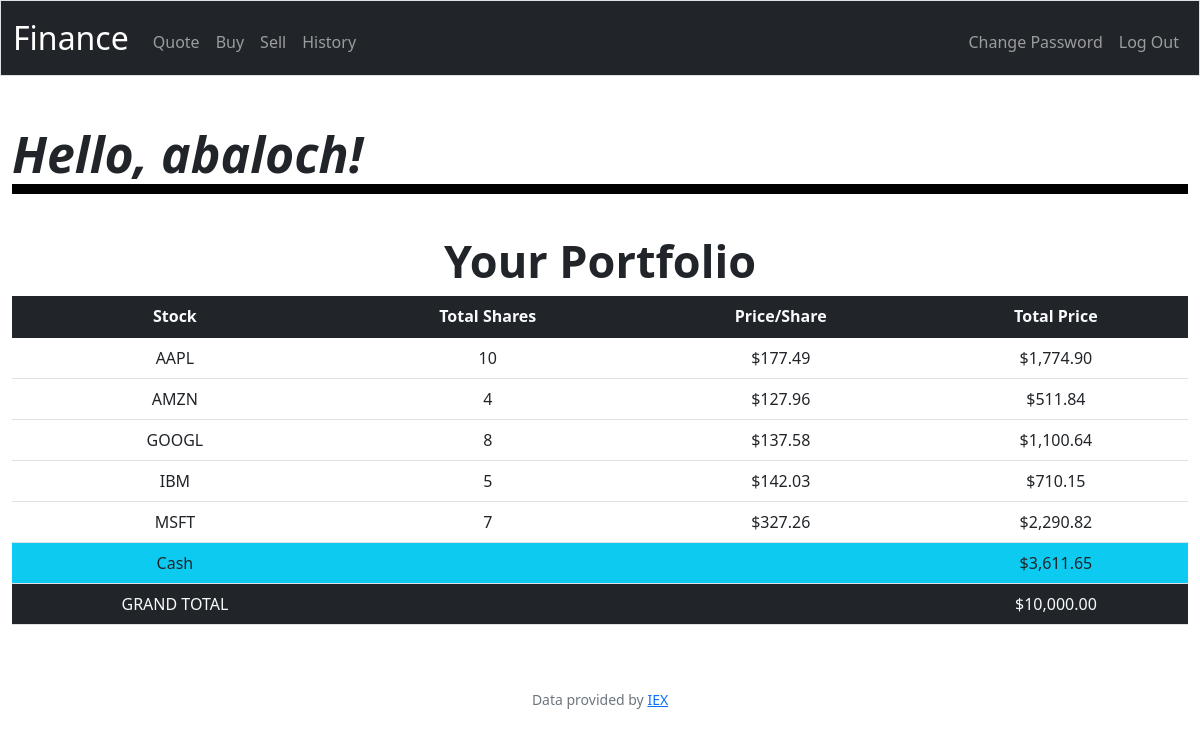
/ (signed in), run on the app's committed database.
### tables this page shows
CREATE TABLE users (id INTEGER PRIMARY KEY AUTOINCREMENT NOT NULL, username TEXT NOT NULL, hash TEXT NOT NULL, cash NUMERIC NOT NULL DEFAULT 10000.00);

CREATE TABLE transactions (id INTEGER PRIMARY KEY AUTOINCREMENT, user_id INTEGER, symbol TEXT, shares INTEGER, price FLOAT, date TIMESTAMP);

### app.py (the view)
@app.route("/")
@login_required
def index():
    user_id = session["user_id"]
    stock_details = db.execute(
        "SELECT symbol, SUM(shares) AS shares, price FROM transactions WHERE user_id = ? GROUP BY symbol", user_id)
    user_cash = db.execute(
        "SELECT cash FROM users WHERE id = ?", user_id)[0]["cash"]
    grand_total = user_cash
    for stock in stock_details:
        grand_total += stock["shares"] * stock["price"]
    logged_user_name = db.execute(
        "SELECT username FROM users WHERE id = ?", user_id)[0]["username"]
    return render_template("index.html", stock_details=stock_details, user_cash=user_cash, grand_total=grand_total, name=logged_user_name)

### app.py (called while the page is built)
@app.after_request
def after_request(response):
    response.headers["Cache-Control"] = "no-cache, no-store, must-revalidate"
    response.headers["Expires"] = 0
    response.headers["Pragma"] = "no-cache"
    return response

### helpers.py (called while the page is built)
def login_required(f):
    @wraps(f)
    def decorated_function(*args, **kwargs):
        if session.get("user_id") is None:
            return redirect("/login")
        return f(*args, **kwargs)
    return decorated_function

def usd(value):
    return f"${value:,.2f}"

### templates/index.html (shortened to what this page needs)
{% extends "layout.html" %}
{% block main %}
<h1 class="left-align">Hello, {{ name }}!</h1>
    <h2 class="text-center">Your Portfolio</h1>
    <table class="table">
      <thead class="bg-dark text-light">
        <tr>
          <th scope="col">Stock</th>
          <th scope="col">Total Shares</th>
          <th scope="col">Price/Share</th>
          <th scope="col">Total Price</th>
        </tr>
      </thead>
      <tb>
      {% for stock in stock_details %}
      <tr>
        <td>{{ stock.symbol }}</td>
        <td>{{ stock.shares }}</td>
        <td>{{ stock.price|usd }}</td>
        <td>{{ (stock.shares * stock.price)| usd }}</td>
      </tr>
      {% endfor %}
      </tb>
      <tf>
        <tr class="bg-info text-dark">
          <td>Cash</td>
          <td colspan="2"></td>
          <td>{{ user_cash| usd }}</td>
        </tr>
        <tr class="bg-dark text-light">
          <td>GRAND TOTAL</td>
          <td colspan="2"></td>
          <td>{{ grand_total| usd }}</td>
        </tr>
      </tf>
    </table>
{% endblock %}

### static/styles.css (style rules this page uses)
h1 { margin-bottom: 40px; }
h2 { font-weight: bold; font-size: 45px; }
.left-align { text-align: left; font-weight: bold; font-style: italic; font-size: 50px; border-bottom: 10px solid black; }

### data on the page
users: username "abaloch", cash "$3,611.65"
transactions: symbol "AAPL", shares "10", price "$177.49", shares "$1,774.90"
transactions: symbol "GOOGL", shares "8", price "$137.58", shares "$1,100.64"
transactions: symbol "IBM", shares "5", price "$142.03", shares "$710.15"

### other printed values
{{ stock.symbol }} "AMZN" "MSFT"
{{ stock.shares }} "4" "7"
{{ stock.price|usd }} "$127.96" "$327.26"
{{ (stock.shares * stock.price)| usd }} "$511.84" "$2,290.82"
{{ grand_total| usd }} "$10,000.00"
